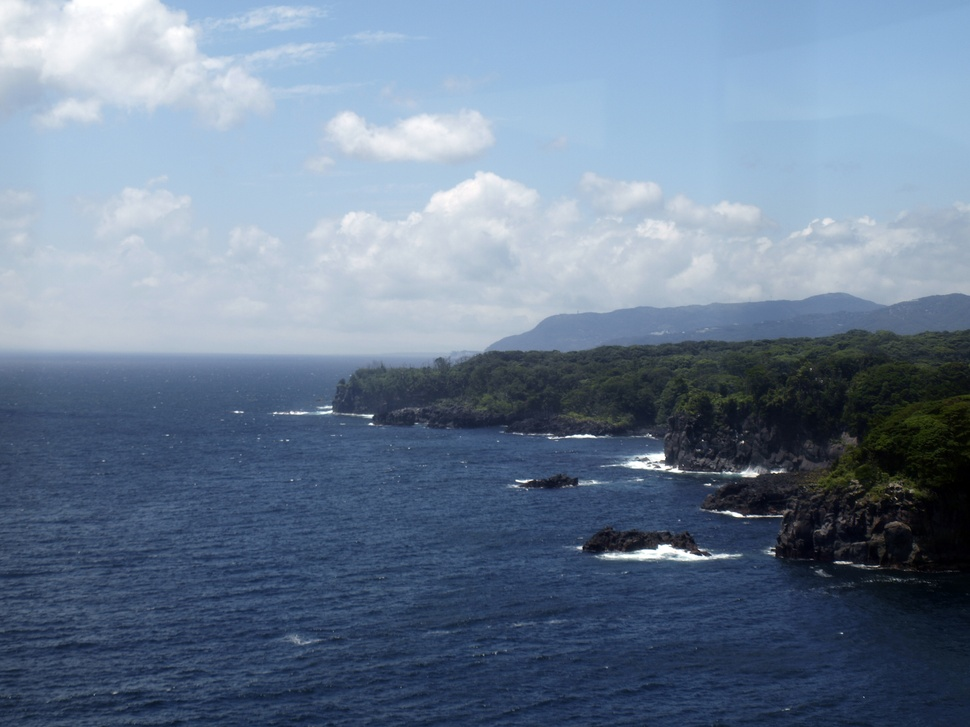
#> input picture lab-21/Coast01.jpg, 970 x 727 px, shrunk from 2560 x 1920 before the run, found by its file name
$ jupyter execute 'Lab21 K-mean segmentation.ipynb'   (shell and % lines are left out)
#> lines starting #> are read from the running program, lines starting #| are printed output that depends on the picture
https://opencv24-python-tutorials.readthedocs.io/en/latest/py_tutorials/py_ml/py_kmeans/py_kmeans_opencv/py_kmeans_opencv.html
# K-Means Clustering in OpenCV
## Goal
Learn to use cv2.kmeans() function in OpenCV for data clustering
### Understanding Parameters
#### Input parameters
1.samples : It should be of np.float32 data type, and each feature should be put in a single column.

2.nclusters(K) : Number of clusters required at end

3.criteria : It is the iteration termination criteria. When this criteria is satisfied, algorithm iteration stops. Actually, it should be a tuple of 3 parameters. They are ( type, max_iter, epsilon ):
    3.a - type of termination criteria : It has 3 flags as below:
cv2.TERM_CRITERIA_EPS - stop the algorithm iteration if specified accuracy, epsilon, is reached. cv2.TERM_CRITERIA_MAX_ITER - stop the algorithm after the specified number of iterations, max_iter. cv2.TERM_CRITERIA_EPS + cv2.TERM_CRITERIA_MAX_ITER - stop the iteration when any of the above condition is met.
    3.b - max_iter - An integer specifying maximum number of iterations.
    3.c - epsilon - Required accuracy
4.attempts : Flag to specify the number of times the algorithm is executed using different initial labellings. The algorithm returns the labels that yield the best compactness. This compactness is returned as output.

5.flags : This flag is used to specify how initial centers are taken. Normally two flags are used for this : cv2.KMEANS_PP_CENTERS and cv2.KMEANS_RANDOM_CENTERS.

# Output parameters
1.compactness : It is the sum of squared distance from each point to their corresponding centers.

2.labels : This is the label array (same as ‘code’ in previous article) where each element marked ‘0’, ‘1’.....

3.centers : This is array of centers of clusters.

### Load Image

#### rename download image

### Import Libs

[cell 1]
import numpy as np
import cv2 as cv
import matplotlib.pyplot as plt

### Run K-Mean

[cell 2]
img = cv.imread('coast01.jpg')
#> img is the input picture: shape (727, 970, 3); mean B, G, R 148.2, 125.8, 107.8
imgOriginal = img.copy()
imgOriginal = cv.cvtColor(imgOriginal,cv.COLOR_BGR2RGB)

[cell 3]
img.shape
#> Out = (727, 970, 3)

[cell 4]
Z = img.reshape((-1,3))
Z.shape
#> Out = (705190, 3)

[cell 5]
# convert to np.float32
print(Z.dtype)
#| uint8
Z = np.float32(Z)
print(Z.dtype)
#| float32

[cell 6]
# define criteria, number of clusters(K) and apply kmeans()
criteria = (cv.TERM_CRITERIA_EPS + cv.TERM_CRITERIA_MAX_ITER, 10, 1.0)
K = 2
LastK = 8

[cell 7]
res2Arr = [] # เก็บภาพผลลัพธ์
for i in range(K,LastK+1):
  ret,label,center=cv.kmeans(Z,i,None,criteria,10,cv.KMEANS_RANDOM_CENTERS)
  # Now convert back into uint8, and make original image
  center = np.uint8(center)
  res = center[label.flatten()]
  res2Arr.append(res.reshape((img.shape)))
#> this loop made 7 passes
#> ret on passes 3 to 7: 505206741.2, 361217460.7, 255376441.6, 205889167.2, 168798405.8
#> (ret, center) on passes 1 to 2: (1.15e+09, [[85, 62, 46], [216, 195, 174]]), (668636258.6, [[54, 40, 29], [217, 196, 175], [109, 80, 61]])
#> after the loop, res2Arr = 7 items

[cell 8]
# plot original
plt.imshow(imgOriginal)
plt.title("Original Image")
plt.show()
# plot image in each k
for i in range(K,LastK+1):
  tempRGB = cv.cvtColor(res2Arr[i-K],cv.COLOR_BGR2RGB)
  plt.imshow(tempRGB)
  plt.title("K="+str(i))
  plt.xticks([]),plt.yticks([])
  plt.axis('off')
  plt.show()
#> this loop made 7 passes
#> pass 1, `tempRGB = cv.cvtColor(res2Arr[i-K],cv.COLOR_BGR2RGB)`:
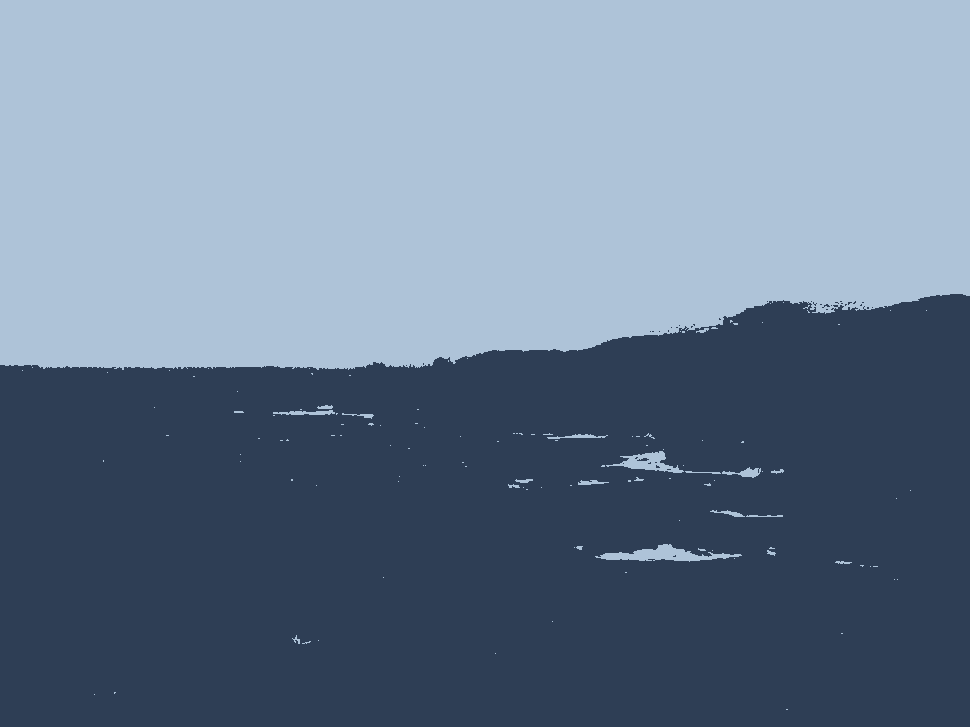
#> tempRGB: shape (727, 970, 3); mean R, G, B 107.2, 125.6, 147.7
#> pass 2, `tempRGB = cv.cvtColor(res2Arr[i-K],cv.COLOR_BGR2RGB)`:
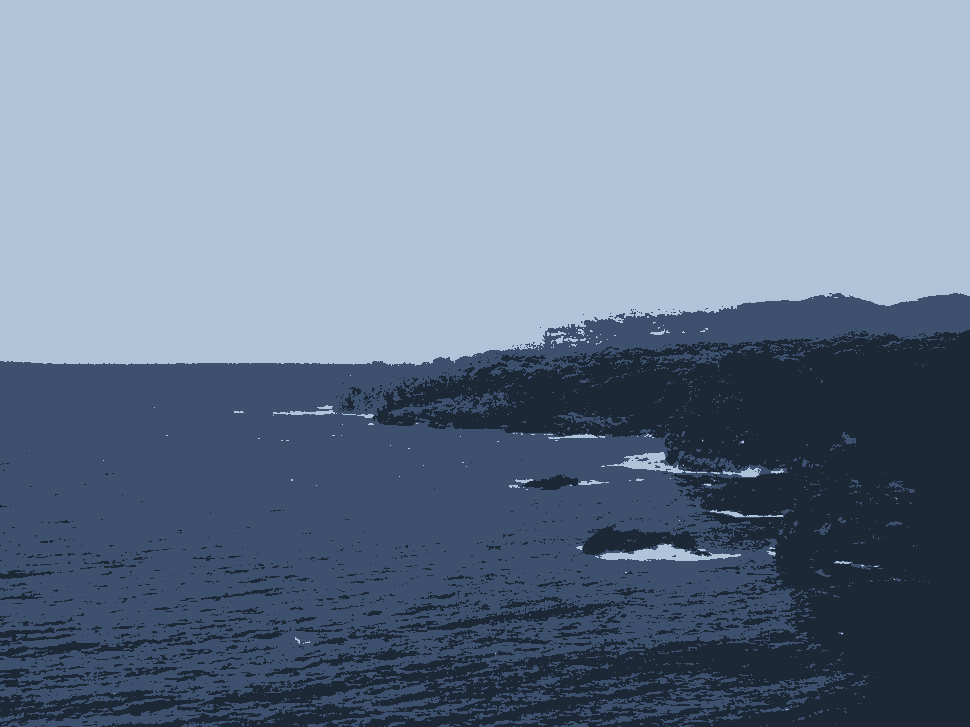
#> tempRGB: shape (727, 970, 3); mean R, G, B 107.3, 125.5, 147.4
#> pass 3, `tempRGB = cv.cvtColor(res2Arr[i-K],cv.COLOR_BGR2RGB)`:
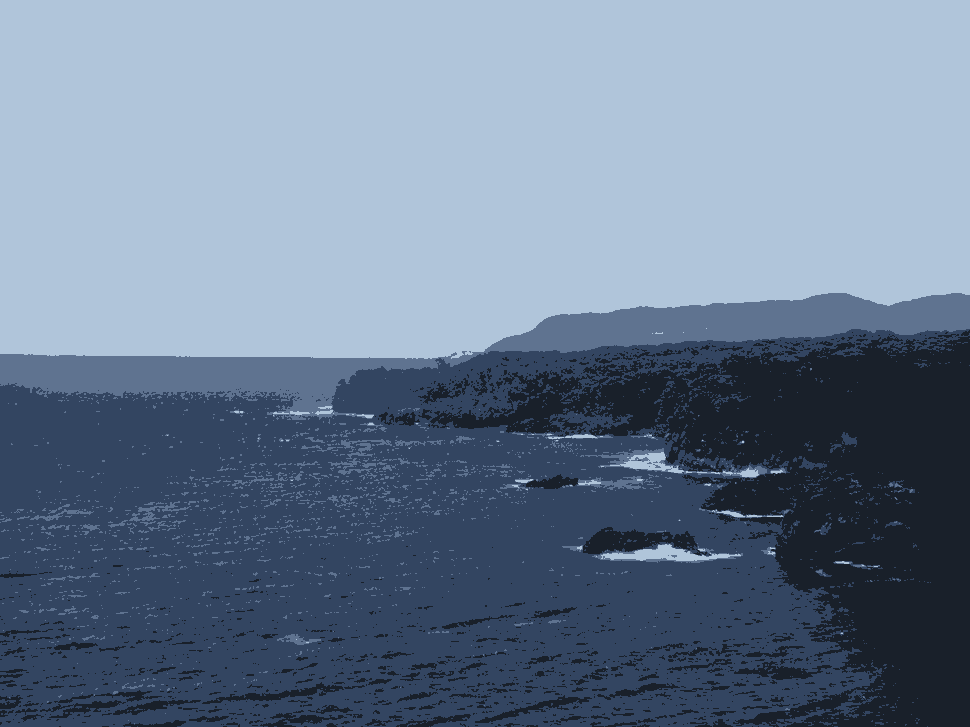
#> tempRGB: shape (727, 970, 3); mean R, G, B 107.3, 125.2, 147.3

[cell 9]
img = cv.imread('coast01.jpg')
imgOriginal = img.copy()
imgOriginal = cv.cvtColor(imgOriginal,cv.COLOR_BGR2RGB)
Z = img.reshape((-1,3))
# convert to np.float32
Z = np.float32(Z)
# define criteria, number of clusters(K) and apply kmeans()
criteria = (cv.TERM_CRITERIA_EPS + cv.TERM_CRITERIA_MAX_ITER, 10, 1.0)
K = 2
LastK = 3
res2Arr = []
for i in range(K,LastK+1):
  ret,label,center=cv.kmeans(Z,i,None,criteria,10,cv.KMEANS_RANDOM_CENTERS)
  # Now convert back into uint8, and make original image
  center = np.uint8(center)
  res = center[label.flatten()]
  res2Arr.append(res.reshape((img.shape)))
#> this loop made 2 passes
#> (ret, center) on passes 1 to 2: (1.15e+09, [[216, 195, 174], [85, 62, 46]]), (668744335.7, [[109, 79, 60], [54, 39, 29], [217, 196, 175]])
#> after the loop, res2Arr = 2 items
# plot original
plt.imshow(imgOriginal)
plt.title("Original Image")
plt.show()
# plot image in each k
for i in range(K,LastK+1):
  tempRGB = cv.cvtColor(res2Arr[i-K],cv.COLOR_BGR2RGB)
  plt.imshow(tempRGB)
  plt.title("K="+str(i))
  plt.xticks([]),plt.yticks([])
  plt.axis('off')
  plt.show()

[cell 10]
img = cv.imread('coast03.jpg')
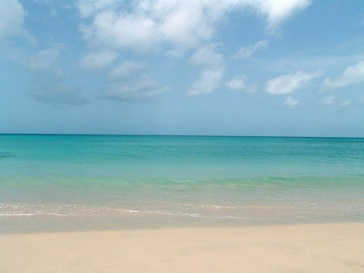
#> input picture lab-21/Coast03.jpg, 364 x 273 px, shrunk from 960 x 720 before the run, found by its file name
#> img is the input picture: shape (273, 364, 3); mean B, G, R 188.5, 181.9, 150.5
imgOriginal = img.copy()
imgOriginal = cv.cvtColor(imgOriginal,cv.COLOR_BGR2RGB)
#> imgOriginal: shape (273, 364, 3)
Z = img.reshape((-1,3))
# convert to np.float32
Z = np.float32(Z)
# define criteria, number of clusters(K) and apply kmeans()
criteria = (cv.TERM_CRITERIA_EPS + cv.TERM_CRITERIA_MAX_ITER, 10, 1.0)
K = 2
LastK = 3
res2Arr = []
for i in range(K,LastK+1):
  ret,label,center=cv.kmeans(Z,i,None,criteria,10,cv.KMEANS_RANDOM_CENTERS)
  # Now convert back into uint8, and make original image
  center = np.uint8(center)
  res = center[label.flatten()]
  res2Arr.append(res.reshape((img.shape)))
#> this loop made 2 passes
#> (ret, center) on passes 1 to 2: (141169949.4, [[189, 172, 121], [186, 197, 200]]), (88736476.6, [[184, 198, 204], [195, 177, 134], [162, 154, 68]])
# plot original
plt.imshow(imgOriginal)
plt.title("Original Image")
plt.show()
# plot image in each k
for i in range(K,LastK+1):
  tempRGB = cv.cvtColor(res2Arr[i-K],cv.COLOR_BGR2RGB)
  plt.imshow(tempRGB)
  plt.title("K="+str(i))
  plt.xticks([]),plt.yticks([])
  plt.axis('off')
  plt.show()
#> this loop made 2 passes
#> pass 1, `tempRGB = cv.cvtColor(res2Arr[i-K],cv.COLOR_BGR2RGB)`:
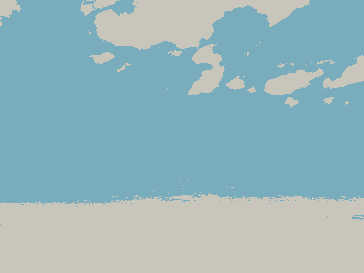
#> tempRGB: shape (273, 364, 3); mean R, G, B 150, 181.2, 187.9
#> pass 2, `tempRGB = cv.cvtColor(res2Arr[i-K],cv.COLOR_BGR2RGB)`:
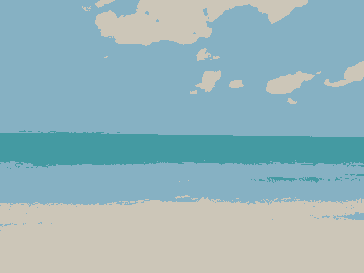
#> tempRGB: shape (273, 364, 3); mean R, G, B 149.7, 181.4, 187.8

[cell 11]
img = cv.imread('coast03.jpg')
imgOriginal = img.copy()
imgOriginal = cv.cvtColor(imgOriginal,cv.COLOR_BGR2RGB)
Z = img.reshape((-1,3))
# convert to np.float32
Z = np.float32(Z)
# define criteria, number of clusters(K) and apply kmeans()
criteria = (cv.TERM_CRITERIA_EPS + cv.TERM_CRITERIA_MAX_ITER, 10, 1.0)
res2Arr = []
ret,label,center=cv.kmeans(Z,5,None,criteria,10,cv.KMEANS_RANDOM_CENTERS)
#> ret = 43592337.2; center = [[161.6, 152.8, 64.73], [213.5, 189.7, 152.1], [187.2, 206.5, 218.9], [193.1, 171.9, 120.5], [161.9, 175.2, 167.6]]
# Now convert back into uint8, and make original image
center = np.uint8(center)
#> center = [[161, 152, 64], [213, 189, 152], [187, 206, 218], [193, 171, 120], [161, 175, 167]]
print(center)
#| [[161 152  64]
#|  [213 189 152]
#|  [187 206 218]
#|  [193 171 120]
#|  [161 175 167]]

[cell 12]
center[0] = [195, 169, 152]
center[1] = [195, 169, 152]
center[2] = [195, 169, 152]
print(center)
#| [[195 169 152]
#|  [195 169 152]
#|  [195 169 152]
#|  [193 171 120]
#|  [161 175 167]]

[cell 13]
resultImage = center[label.flatten()]
resultImage = resultImage.reshape(img.shape)
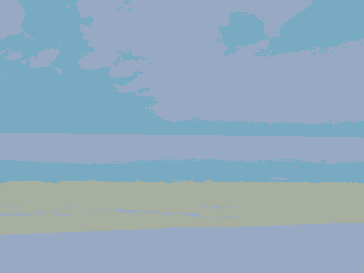
#> resultImage: shape (273, 364, 3); mean B, G, R 188.8, 170.6, 145.1
plt.imshow(resultImage)
plt.xticks([]),plt.yticks([])
plt.axis('off')
plt.show()
